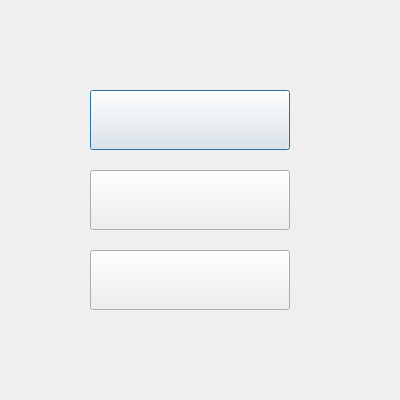
<?xml version="1.0" encoding="UTF-8"?>
<ui version="4.0">
 <class>LockSimpleClass</class>
 <widget class="QDialog" name="LockSimpleClass">
  <property name="geometry">
   <rect>
    <x>0</x>
    <y>0</y>
    <width>400</width>
    <height>400</height>
   </rect>
  </property>
  <property name="acceptDrops">
   <bool>false</bool>
  </property>
  <property name="windowTitle">
   <string>简单加密</string>
  </property>
  <property name="windowIcon">
   <iconset resource="Lock.qrc">
    <normaloff>:/icon/mainicon/picture_lock/icon/icon_main_mainwindow.png</normaloff>:/icon/mainicon/picture_lock/icon/icon_main_mainwindow.png</iconset>
  </property>
  <widget class="QWidget" name="centralWidget" native="true">
   <property name="geometry">
    <rect>
     <x>0</x>
     <y>0</y>
     <width>440</width>
     <height>325</height>
    </rect>
   </property>
   <widget class="QPushButton" name="pushButton_select_1">
    <property name="geometry">
     <rect>
      <x>90</x>
      <y>90</y>
      <width>200</width>
      <height>60</height>
     </rect>
    </property>
    <property name="maximumSize">
     <size>
      <width>16777215</width>
      <height>16777215</height>
     </size>
    </property>
    <property name="styleSheet">
     <string notr="true">border-image: url(:/icon/mainicon/picture_lock/icon/botton_simple_lock_normal_1.png);
border-image: url(:/icon/mainicon/picture_lock/icon/botton_simple_lock_pressed_1.png);</string>
    </property>
    <property name="text">
     <string/>
    </property>
   </widget>
   <widget class="QPushButton" name="pushButton_select_2">
    <property name="geometry">
     <rect>
      <x>90</x>
      <y>170</y>
      <width>200</width>
      <height>60</height>
     </rect>
    </property>
    <property name="styleSheet">
     <string notr="true">border-image: url(:/icon/mainicon/picture_lock/icon/botton_simple_lock_normal_2.png);
border-image: url(:/icon/mainicon/picture_lock/icon/botton_simple_lock_pressed_2.png);</string>
    </property>
    <property name="text">
     <string/>
    </property>
   </widget>
   <widget class="QPushButton" name="pushButton_select_3">
    <property name="geometry">
     <rect>
      <x>90</x>
      <y>250</y>
      <width>200</width>
      <height>60</height>
     </rect>
    </property>
    <property name="styleSheet">
     <string notr="true">border-image: url(:/icon/mainicon/picture_lock/icon/botton_simple_lock_normal_3.png);
border-image: url(:/icon/mainicon/picture_lock/icon/botton_simple_lock_pressed_3.png);</string>
    </property>
    <property name="text">
     <string/>
    </property>
   </widget>
  </widget>
 </widget>
 <layoutdefault spacing="6" margin="11"/>
 <resources>
  <include location="Lock.qrc"/>
 </resources>
 <connections/>
</ui>
